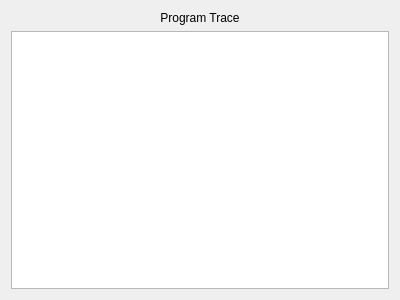
<?xml version="1.0" encoding="UTF-8"?>
<ui version="4.0">
 <class>AsmProgramTracePane</class>
 <widget class="QWidget" name="AsmProgramTracePane">
  <property name="geometry">
   <rect>
    <x>0</x>
    <y>0</y>
    <width>400</width>
    <height>300</height>
   </rect>
  </property>
  <property name="windowTitle">
   <string>Form</string>
  </property>
  <layout class="QGridLayout" name="gridLayout">
   <item row="1" column="0">
    <widget class="AsmProgramTraceTextEdit" name="tracePaneTextEdit">
     <property name="readOnly">
      <bool>true</bool>
     </property>
    </widget>
   </item>
   <item row="0" column="0">
    <widget class="QLabel" name="label">
     <property name="palette">
      <palette>
       <active>
        <colorrole role="Base">
         <brush brushstyle="SolidPattern">
          <color alpha="255">
           <red>255</red>
           <green>255</green>
           <blue>255</blue>
          </color>
         </brush>
        </colorrole>
        <colorrole role="Window">
         <brush brushstyle="SolidPattern">
          <color alpha="255">
           <red>106</red>
           <green>173</green>
           <blue>246</blue>
          </color>
         </brush>
        </colorrole>
       </active>
       <inactive>
        <colorrole role="Base">
         <brush brushstyle="SolidPattern">
          <color alpha="255">
           <red>255</red>
           <green>255</green>
           <blue>255</blue>
          </color>
         </brush>
        </colorrole>
        <colorrole role="Window">
         <brush brushstyle="SolidPattern">
          <color alpha="255">
           <red>106</red>
           <green>173</green>
           <blue>246</blue>
          </color>
         </brush>
        </colorrole>
       </inactive>
       <disabled>
        <colorrole role="Base">
         <brush brushstyle="SolidPattern">
          <color alpha="255">
           <red>106</red>
           <green>173</green>
           <blue>246</blue>
          </color>
         </brush>
        </colorrole>
        <colorrole role="Window">
         <brush brushstyle="SolidPattern">
          <color alpha="255">
           <red>106</red>
           <green>173</green>
           <blue>246</blue>
          </color>
         </brush>
        </colorrole>
       </disabled>
      </palette>
     </property>
     <property name="text">
      <string>Program Trace</string>
     </property>
     <property name="alignment">
      <set>Qt::AlignCenter</set>
     </property>
    </widget>
   </item>
  </layout>
 </widget>
 <customwidgets>
  <customwidget>
   <class>AsmProgramTraceTextEdit</class>
   <extends>QPlainTextEdit</extends>
   <header>asmprogramtracepane.h</header>
  </customwidget>
 </customwidgets>
 <resources/>
 <connections/>
</ui>
